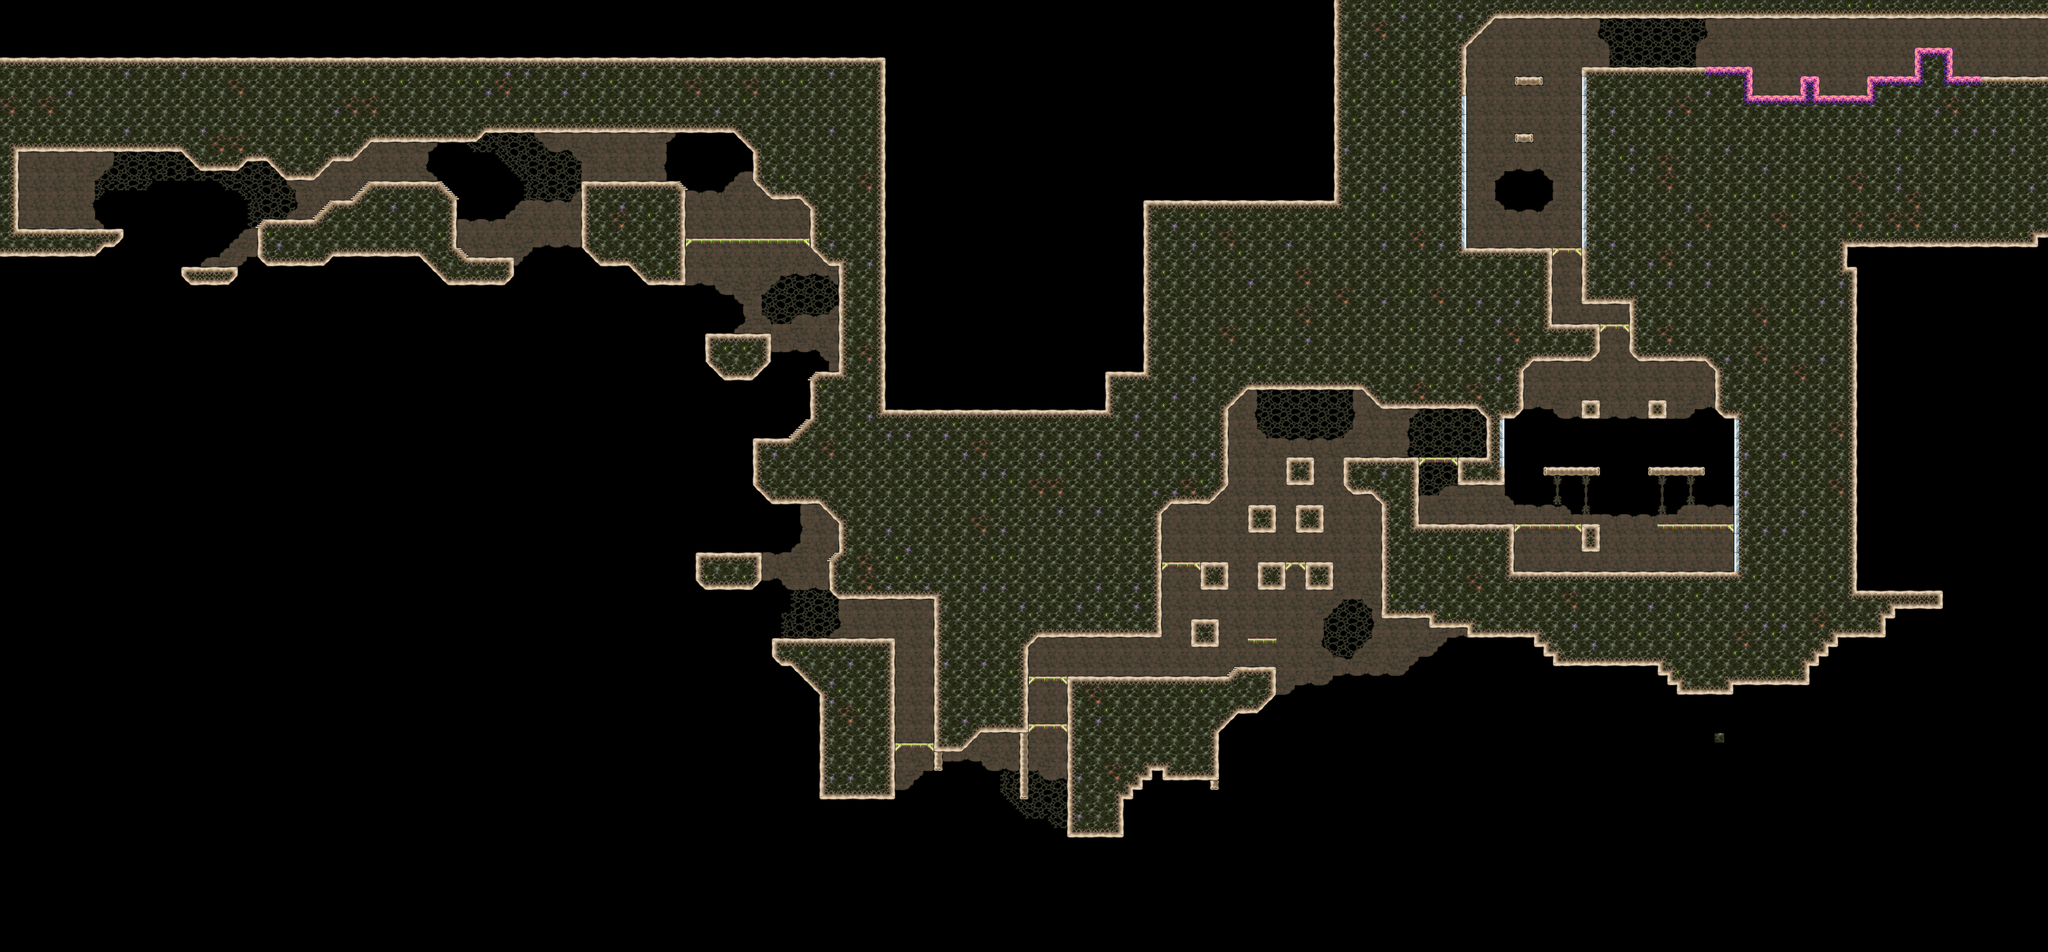

Tiled map render using the project's own tile images. Description and the map definition, with tile-layer contents summarised, below:
An orthogonal 215x100 tile map with 16x16 px tiles, 2 tile layers (Tile Layer 1, Tile Layer 2).

<map version="1.0" orientation="orthogonal" renderorder="right-down" width="215" height="100" tilewidth="16" tileheight="16" nextobjectid="1">
 <tileset firstgid="1" name="0_GAUNTLET_CLIFF" tilewidth="16" tileheight="16" tilecount="1804" columns="20">
  <image source="../../../tileset/0_CLIFF.png" width="320" height="1440" />
  <terraintypes>
   <terrain name="Basic" tile="-1" />
   <terrain name="Thin_V" tile="-1" />
   <terrain name="Thin_H" tile="-1" />
   <terrain name="Eraser" tile="-1" />
  </terraintypes>
  <tile id="8" terrain=",,,3" />
  <tile id="9" terrain=",,3,3" />
  <tile id="10" terrain=",,3," />
  <tile id="11" terrain="3,3,3," />
  <tile id="12" terrain="3,3,,3" />
  <tile id="28" terrain=",3,,3" />
  <tile id="29" terrain="3,3,3,3" />
  <tile id="30" terrain="3,,3," />
  <tile id="31" terrain="3,,3,3" />
  <tile id="32" terrain=",3,3,3" />
  <tile id="48" terrain=",3,," />
  <tile id="49" terrain="3,3,," />
  <tile id="50" terrain="3,,," />
  <tile id="80" terrain=",,,0" />
  <tile id="81" terrain=",,0,0" />
  <tile id="82" terrain=",,0," />
  <tile id="88" terrain=",,,1" />
  <tile id="89" terrain=",,1,1" />
  <tile id="90" terrain=",,1," />
  <tile id="92" terrain=",,,2" />
  <tile id="93" terrain=",,2,2" />
  <tile id="94" terrain=",,2," />
  <tile id="100" terrain=",0,,0" />
  <tile id="101" terrain="0,0,0,0" />
  <tile id="102" terrain="0,,0," />
  <tile id="105" terrain="0,0,0," />
  <tile id="106" terrain="0,0,,0" />
  <tile id="108" terrain=",1,,1" />
  <tile id="109" terrain="1,1,1,1" />
  <tile id="110" terrain="1,,1," />
  <tile id="112" terrain=",2,,2" />
  <tile id="113" terrain="2,2,2,2" />
  <tile id="114" terrain="2,,2," />
  <tile id="120" terrain=",0,," />
  <tile id="121" terrain="0,0,," />
  <tile id="122" terrain="0,,," />
  <tile id="125" terrain="0,,0,0" />
  <tile id="126" terrain=",0,0,0" />
  <tile id="128" terrain=",1,," />
  <tile id="129" terrain="1,1,," />
  <tile id="130" terrain="1,,," />
  <tile id="132" terrain=",2,," />
  <tile id="133" terrain="2,2,," />
  <tile id="134" terrain="2,,," />
 </tileset>
 <imagelayer name="Image Layer 1">
  <image source="../../../../_noncrypt_assets/pngexports/CLIFF_G1.png" />
 </imagelayer>
 <layer name="Tile Layer 1" width="215" height="100">
  <data>[21500 cells, 8886 non-empty, 100 distinct tile ids]</data>
 </layer>
 <layer name="Tile Layer 2" width="215" height="100">
  <data>[21500 cells, 264 non-empty, 22 distinct tile ids]</data>
 </layer>
</map>
